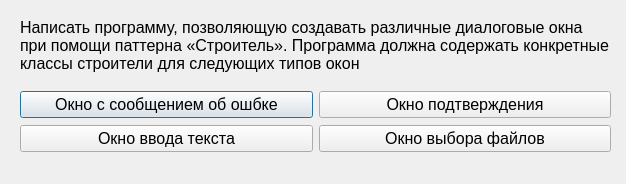
<?xml version="1.0" encoding="UTF-8"?>
<ui version="4.0">
 <class>Task1</class>
 <widget class="QDialog" name="Task1">
  <property name="geometry">
   <rect>
    <x>0</x>
    <y>0</y>
    <width>626</width>
    <height>184</height>
   </rect>
  </property>
  <property name="windowTitle">
   <string>Dialog</string>
  </property>
  <widget class="QLabel" name="label">
   <property name="geometry">
    <rect>
     <x>20</x>
     <y>10</y>
     <width>611</width>
     <height>71</height>
    </rect>
   </property>
   <property name="font">
    <font>
     <pointsize>12</pointsize>
    </font>
   </property>
   <property name="text">
    <string>Написать программу, позволяющую создавать различные диалоговые окна 
при помощи паттерна «Строитель». Программа должна содержать конкретные 
классы строители для следующих типов окон</string>
   </property>
  </widget>
  <widget class="QWidget" name="">
   <property name="geometry">
    <rect>
     <x>20</x>
     <y>90</y>
     <width>591</width>
     <height>64</height>
    </rect>
   </property>
   <layout class="QHBoxLayout" name="horizontalLayout">
    <item>
     <layout class="QVBoxLayout" name="verticalLayout">
      <item>
       <widget class="QPushButton" name="pushButton">
        <property name="font">
         <font>
          <pointsize>12</pointsize>
         </font>
        </property>
        <property name="text">
         <string>Окно с сообщением об ошбке</string>
        </property>
       </widget>
      </item>
      <item>
       <widget class="QPushButton" name="pushButton_2">
        <property name="font">
         <font>
          <pointsize>12</pointsize>
         </font>
        </property>
        <property name="text">
         <string>Окно ввода текста</string>
        </property>
       </widget>
      </item>
     </layout>
    </item>
    <item>
     <layout class="QVBoxLayout" name="verticalLayout_2">
      <item>
       <widget class="QPushButton" name="pushButton_3">
        <property name="font">
         <font>
          <pointsize>12</pointsize>
         </font>
        </property>
        <property name="text">
         <string>Окно подтверждения</string>
        </property>
       </widget>
      </item>
      <item>
       <widget class="QPushButton" name="pushButton_4">
        <property name="font">
         <font>
          <pointsize>12</pointsize>
         </font>
        </property>
        <property name="text">
         <string>Окно выбора файлов</string>
        </property>
       </widget>
      </item>
     </layout>
    </item>
   </layout>
  </widget>
 </widget>
 <resources/>
 <connections/>
</ui>
